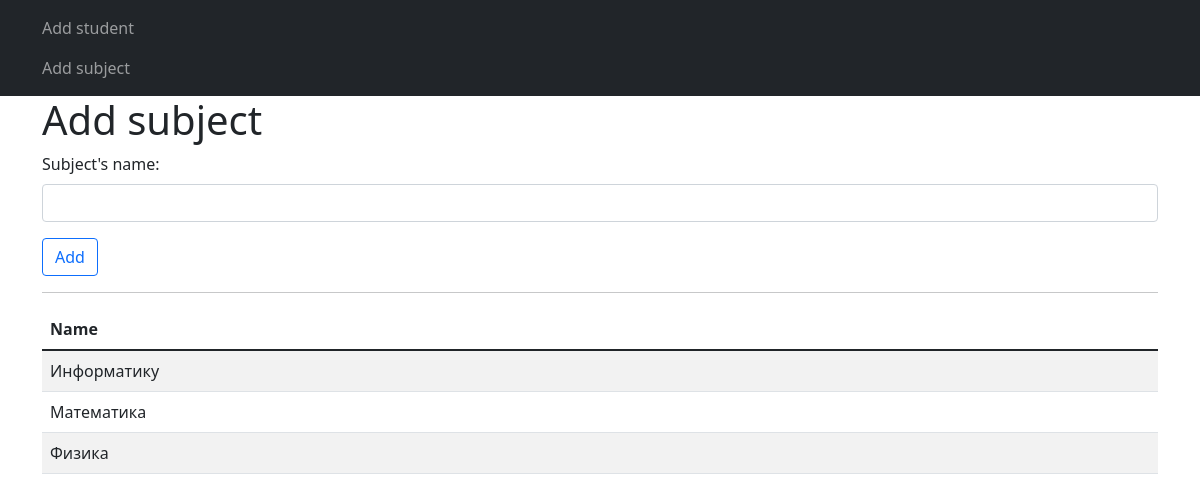
/add-subject, run on an earlier commit of the app's database.
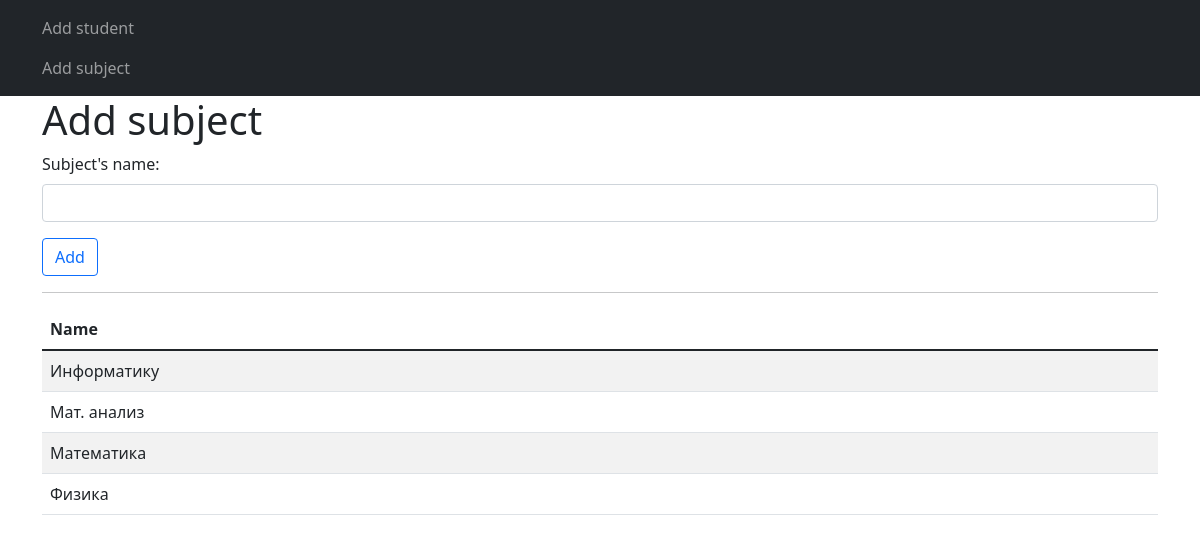
And on a later commit of the database.
### models.py (models this page shows)
class Subjects(db.Model):
    id = db.Column(db.Integer, primary_key=True)
    name = db.Column(db.String(80), nullable=False)
    student = db.relationship('Students', backref='subjects', lazy=True)

### routes.py (the view, shortened to what this page needs)
@app.route('/add-subject', methods=['GET', 'POST'])
def add_subject():
    form = SubjectForm()
    subjects = Subjects.query.order_by(Subjects.name).all()
    return render_template('add_subject.html', form=form, items=subjects)

### forms.py
class SubjectForm(FlaskForm):
    name = StringField('Subject\'s name: ',
                       validators=[DataRequired()])
    submit = SubmitField('Add')

### templates/add_subject.html (shortened to what this page needs)
{% extends 'base.html'%}
{% block content %}
    <h1 class="text centre">Add subject</h1>
    <form action="" method="post">
        <div class="mb-3">
            {{ form.name.label(class='form-label') }}
            {{ form.name(class='form-control')  }}
        </div>
        <div class="mb-3">
            {{ form.submit(class="btn btn-outline-primary") }}
        </div>
    </form>
    <hr>
    {% if items|length > 0 %}
        <table class="table table-striped">
            <thead>
                <tr>
                    <th>Name</th>
                </tr>
            </thead>
            <tbody>
                {% for subj in items %}
                    <tr>
                        <td>{{ subj.name }}</td>
                    </tr>
                {% endfor %}
            </tbody>
        </table>
    {% endif %}
{% endblock %}

### templates/base.html (shortened to what this page needs)
<!DOCTYPE html>
<html lang="en">
<head>
    <link href="https://cdn.jsdelivr.net/npm/bootstrap@5.1.3/dist/css/bootstrap.min.css" rel="stylesheet">
</head>
<body>
<nav class="navbar navbar-dark bg-dark">
    <div class="container">
        <ul class="navbar-nav">
            <li class="nav-item">
                <a class="nav-link" href="{{ url_for('add_student') }}">Add student</a>
            </li>
            <li class="nav-item">
                <a class="nav-link" href="{{ url_for('add_subject') }}">Add subject</a>
            </li>
        </ul>
    </div>
</nav>
<div class="container">
    {% block content %}{% endblock %}
</div>
</body>
</html>

What changed in the data, as far as the page shows it:
added Subjects: name "Мат. анализ"
